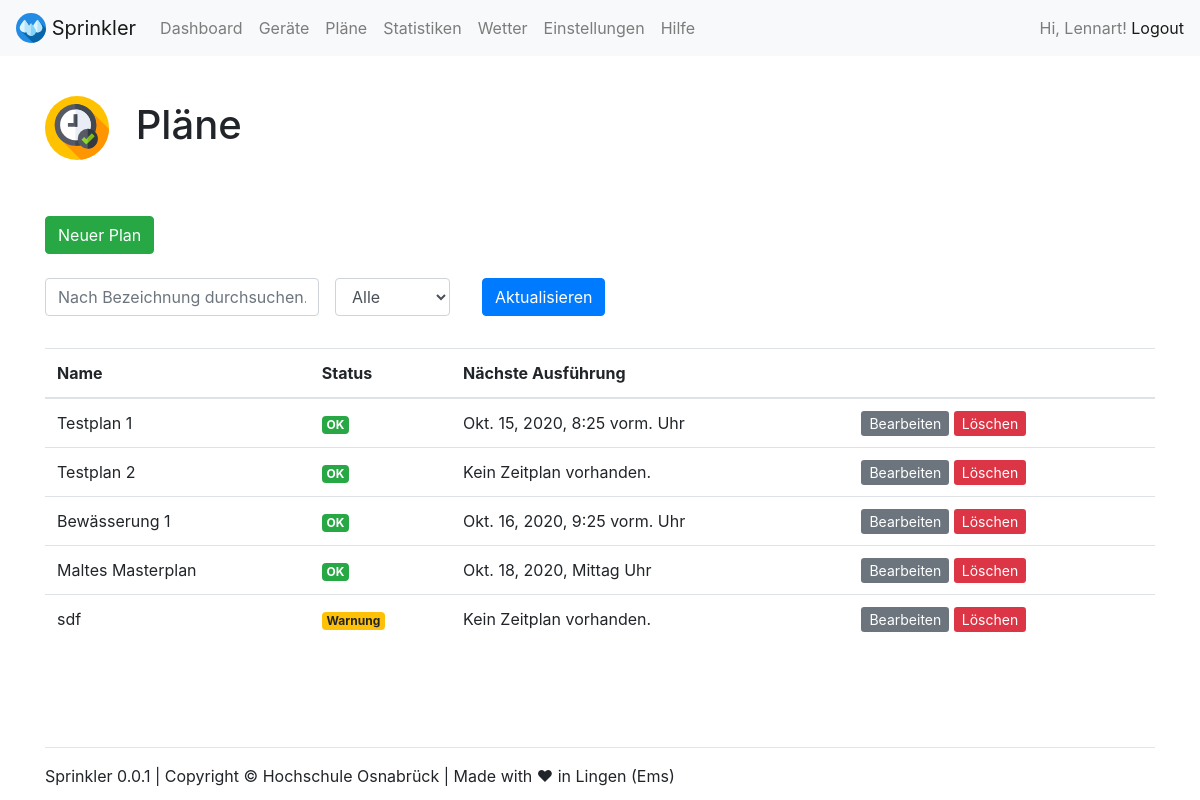
The app's page /plans/ (signed in), older data.
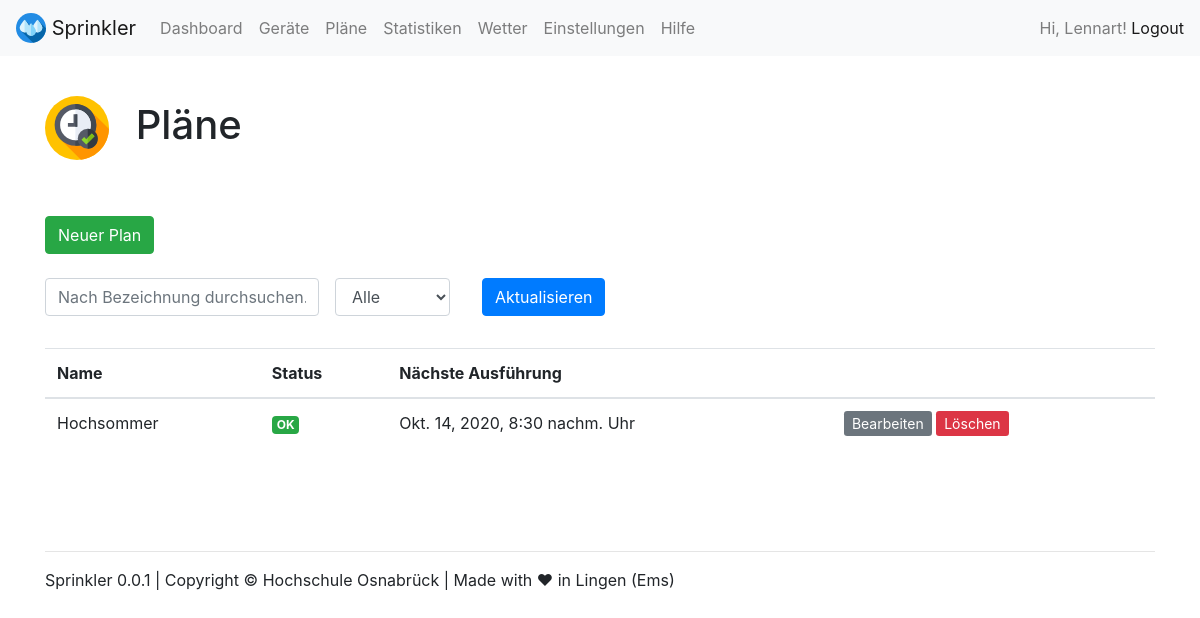
The same page, newer data.
### webapp/models.py (models this page shows, shortened)
class Plan(models.Model):
    name = models.CharField(max_length=200)
    status = models.CharField(
        max_length=10,
        choices=STATUS_CHOICES,
        default='OK',
    )
    description = models.CharField(max_length=3000, default="Beschreibung")
    automation = models.BooleanField(default=False)
    sprinkler = models.ManyToManyField(Sprinkler)
    pump = models.ManyToManyField(Pump)
    sensor = models.ManyToManyField(Sensor)
    next_execution_time = None
    def get_related_schedules(self):
        return self.schedule_set.all()
    def get_next_allowed_start_date_time(self):
        next_allowed_start_date_time = None
        schedules = self.get_related_schedules()
        for schedule in schedules:
            schedule_next_allowed_date_time = schedule.get_next_date_time(schedule.get_allowed_weekdays(), schedule.allow_time_start)
            if (next_allowed_start_date_time == None) or (next_allowed_start_date_time > schedule_next_allowed_date_time):
                next_allowed_start_date_time = schedule_next_allowed_date_time
        return next_allowed_start_date_time

### webapp/views.py (the view)
# urls.py: path('plans/', views.plans, name='plans'),
@login_required(login_url='/admin/login/')
def plans(request):
    args = {}
    args['filter_name'] = request.GET.get('name', '')
    args['filter_status'] = request.GET.get('status', '')
    plans = Plan.objects
    check = 0
    if(args['filter_name'] != ''):
        plans = plans.filter(name__contains=args['filter_name'])
        check = 1
    elif(args['filter_status'] == 'OK' or args['filter_status'] == 'Warnung' or args['filter_status'] == 'Fehler'):
        plans = plans.filter(status__contains=args['filter_status'])
        check = 1
    if(check == 0):
        plans = plans.all()
    for plan in plans:
        plan.next_execution_time = plan.get_next_allowed_start_date_time()
    args['plans'] = plans
    return TemplateResponse(request, "plans.html", args)

### webapp/models.py (called while the page is built)
    def get_allowed_weekdays(self):
        allowed_weekdays = []
        if self.allow_monday: allowed_weekdays.append(0)
        if self.allow_tuesday: allowed_weekdays.append(1)
        if self.allow_wednesday: allowed_weekdays.append(2)
        if self.allow_thursday: allowed_weekdays.append(3)
        if self.allow_friday: allowed_weekdays.append(4)
        if self.allow_saturday: allowed_weekdays.append(5)
        if self.allow_sunday: allowed_weekdays.append(6)
        return allowed_weekdays

### webapp/templates/plans.html (shortened to what this page needs)
{% load static %}
{% include "views/top.html" %}
<br>
<h1><img src="{% static 'webapp/img/icons/plans.svg' %}" width="64" class="mr-3"> Pläne</h1>
<br><br>
<a class="btn btn-success" href="{% url 'plan_create' %}" role="button">Neuer Plan</a>
<br>
<br>
<form class="form-inline" method="GET" action="{% url 'plans' %}">
  <div class="form-group mb-2">
    <input value="{{ filter_name }}" name="name" type="text" class="form-control" placeholder="Nach Bezeichnung durchsuchen...">
  </div>
  <div class="form-group mx-sm-3 mb-2">
    <select name="status" id="inputState" class="form-control">
        <option {% if filter_status == 'Alle' %} selected {% endif %}>Alle</option>
    </select>
  </div>
  <div class="form-group mx-sm-3 mb-2">
    <button type="submit" class="btn btn-primary">Aktualisieren</button>
  </div>
</form>
<br>
{% if plans %}
<table class="table table-hover">
  <thead>
    <tr>
      <th scope="col">Name</th>
      <th scope="col">Status</th>
      <th scope="col">Nächste Ausführung</th>
      <th scope="col"></th>
    </tr>
  </thead>
  <tbody>
    {% for plan in plans %}
    <tr>
      <td scope="row">{{ plan.name }}</td>
      <td>
        {% if plan.status == 'OK' %}
        <span class="badge badge-success">OK</span>
        {% endif %}
        {% if plan.status == 'Warnung' %}
        <span class="badge badge-warning">Warnung</span>
        {% endif %}
      </td>
      <td>
      {% if plan.next_execution_time %}
      {{ plan.next_execution_time }} Uhr
      {% else %}
        Kein Zeitplan vorhanden.
      {% endif %}
      </td>
      <td>
        <a class="btn-sm btn-secondary" href="{% url 'plan_edit' plan.id %}" role="button">Bearbeiten</a>
        <a onclick="return confirm('Soll der Plan {{ plan.name }} löschen?')" class="btn-sm btn-danger" href="{% url 'plan_delete' plan.id %}" role="button">Löschen</a>
      </td>
    </tr>
    {% endfor %}
  </tbody>
</table>
{% else %}
<p>Es wurden keine Pläne gefunden.</p>
{% endif %}
{% include "views/footer.html" %}
{% include "views/bottom.html" %}

Row changes from the older to the newer data that the page shows:
removed Plan: name "Testplan 1", status "OK", next_execution_time "Okt. 15, 2020, 8:25 vorm."
removed Plan: name "Testplan 2", status "OK", shows "Kein Zeitplan vorhanden."
removed Plan: name "Bewässerung 1", status "OK", next_execution_time "Okt. 16, 2020, 9:25 vorm."
removed Plan: name "Maltes Masterplan", status "OK", next_execution_time "Okt. 18, 2020, Mittag"
removed Plan: name "sdf", status "Warnung", shows "Kein Zeitplan vorhanden."
added Plan: name "Hochsommer", status "OK", next_execution_time "Okt. 14, 2020, 8:30 nachm."
